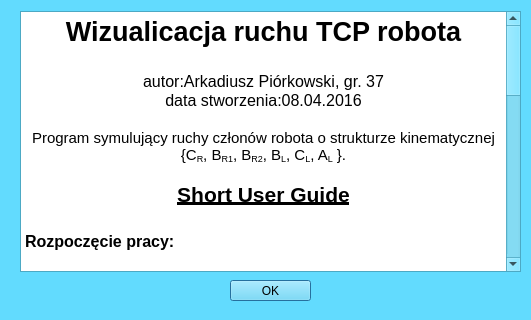
<?xml version="1.0" encoding="UTF-8"?>
<ui version="4.0">
 <class>InfoDialog</class>
 <widget class="QDialog" name="InfoDialog">
  <property name="geometry">
   <rect>
    <x>0</x>
    <y>0</y>
    <width>531</width>
    <height>320</height>
   </rect>
  </property>
  <property name="palette">
   <palette>
    <active>
     <colorrole role="WindowText">
      <brush brushstyle="SolidPattern">
       <color alpha="255">
        <red>0</red>
        <green>0</green>
        <blue>0</blue>
       </color>
      </brush>
     </colorrole>
     <colorrole role="Button">
      <brush brushstyle="SolidPattern">
       <color alpha="255">
        <red>98</red>
        <green>219</green>
        <blue>254</blue>
       </color>
      </brush>
     </colorrole>
     <colorrole role="Light">
      <brush brushstyle="SolidPattern">
       <color alpha="255">
        <red>225</red>
        <green>249</green>
        <blue>255</blue>
       </color>
      </brush>
     </colorrole>
     <colorrole role="Midlight">
      <brush brushstyle="SolidPattern">
       <color alpha="255">
        <red>161</red>
        <green>234</green>
        <blue>254</blue>
       </color>
      </brush>
     </colorrole>
     <colorrole role="Dark">
      <brush brushstyle="SolidPattern">
       <color alpha="255">
        <red>49</red>
        <green>109</green>
        <blue>127</blue>
       </color>
      </brush>
     </colorrole>
     <colorrole role="Mid">
      <brush brushstyle="SolidPattern">
       <color alpha="255">
        <red>65</red>
        <green>146</green>
        <blue>169</blue>
       </color>
      </brush>
     </colorrole>
     <colorrole role="Text">
      <brush brushstyle="SolidPattern">
       <color alpha="255">
        <red>0</red>
        <green>0</green>
        <blue>0</blue>
       </color>
      </brush>
     </colorrole>
     <colorrole role="BrightText">
      <brush brushstyle="SolidPattern">
       <color alpha="255">
        <red>255</red>
        <green>255</green>
        <blue>255</blue>
       </color>
      </brush>
     </colorrole>
     <colorrole role="ButtonText">
      <brush brushstyle="SolidPattern">
       <color alpha="255">
        <red>0</red>
        <green>0</green>
        <blue>0</blue>
       </color>
      </brush>
     </colorrole>
     <colorrole role="Base">
      <brush brushstyle="SolidPattern">
       <color alpha="255">
        <red>255</red>
        <green>255</green>
        <blue>255</blue>
       </color>
      </brush>
     </colorrole>
     <colorrole role="Window">
      <brush brushstyle="SolidPattern">
       <color alpha="255">
        <red>98</red>
        <green>219</green>
        <blue>254</blue>
       </color>
      </brush>
     </colorrole>
     <colorrole role="Shadow">
      <brush brushstyle="SolidPattern">
       <color alpha="255">
        <red>0</red>
        <green>0</green>
        <blue>0</blue>
       </color>
      </brush>
     </colorrole>
     <colorrole role="AlternateBase">
      <brush brushstyle="SolidPattern">
       <color alpha="255">
        <red>176</red>
        <green>237</green>
        <blue>254</blue>
       </color>
      </brush>
     </colorrole>
     <colorrole role="ToolTipBase">
      <brush brushstyle="SolidPattern">
       <color alpha="255">
        <red>255</red>
        <green>255</green>
        <blue>220</blue>
       </color>
      </brush>
     </colorrole>
     <colorrole role="ToolTipText">
      <brush brushstyle="SolidPattern">
       <color alpha="255">
        <red>0</red>
        <green>0</green>
        <blue>0</blue>
       </color>
      </brush>
     </colorrole>
    </active>
    <inactive>
     <colorrole role="WindowText">
      <brush brushstyle="SolidPattern">
       <color alpha="255">
        <red>0</red>
        <green>0</green>
        <blue>0</blue>
       </color>
      </brush>
     </colorrole>
     <colorrole role="Button">
      <brush brushstyle="SolidPattern">
       <color alpha="255">
        <red>98</red>
        <green>219</green>
        <blue>254</blue>
       </color>
      </brush>
     </colorrole>
     <colorrole role="Light">
      <brush brushstyle="SolidPattern">
       <color alpha="255">
        <red>225</red>
        <green>249</green>
        <blue>255</blue>
       </color>
      </brush>
     </colorrole>
     <colorrole role="Midlight">
      <brush brushstyle="SolidPattern">
       <color alpha="255">
        <red>161</red>
        <green>234</green>
        <blue>254</blue>
       </color>
      </brush>
     </colorrole>
     <colorrole role="Dark">
      <brush brushstyle="SolidPattern">
       <color alpha="255">
        <red>49</red>
        <green>109</green>
        <blue>127</blue>
       </color>
      </brush>
     </colorrole>
     <colorrole role="Mid">
      <brush brushstyle="SolidPattern">
       <color alpha="255">
        <red>65</red>
        <green>146</green>
        <blue>169</blue>
       </color>
      </brush>
     </colorrole>
     <colorrole role="Text">
      <brush brushstyle="SolidPattern">
       <color alpha="255">
        <red>0</red>
        <green>0</green>
        <blue>0</blue>
       </color>
      </brush>
     </colorrole>
     <colorrole role="BrightText">
      <brush brushstyle="SolidPattern">
       <color alpha="255">
        <red>255</red>
        <green>255</green>
        <blue>255</blue>
       </color>
      </brush>
     </colorrole>
     <colorrole role="ButtonText">
      <brush brushstyle="SolidPattern">
       <color alpha="255">
        <red>0</red>
        <green>0</green>
        <blue>0</blue>
       </color>
      </brush>
     </colorrole>
     <colorrole role="Base">
      <brush brushstyle="SolidPattern">
       <color alpha="255">
        <red>255</red>
        <green>255</green>
        <blue>255</blue>
       </color>
      </brush>
     </colorrole>
     <colorrole role="Window">
      <brush brushstyle="SolidPattern">
       <color alpha="255">
        <red>98</red>
        <green>219</green>
        <blue>254</blue>
       </color>
      </brush>
     </colorrole>
     <colorrole role="Shadow">
      <brush brushstyle="SolidPattern">
       <color alpha="255">
        <red>0</red>
        <green>0</green>
        <blue>0</blue>
       </color>
      </brush>
     </colorrole>
     <colorrole role="AlternateBase">
      <brush brushstyle="SolidPattern">
       <color alpha="255">
        <red>176</red>
        <green>237</green>
        <blue>254</blue>
       </color>
      </brush>
     </colorrole>
     <colorrole role="ToolTipBase">
      <brush brushstyle="SolidPattern">
       <color alpha="255">
        <red>255</red>
        <green>255</green>
        <blue>220</blue>
       </color>
      </brush>
     </colorrole>
     <colorrole role="ToolTipText">
      <brush brushstyle="SolidPattern">
       <color alpha="255">
        <red>0</red>
        <green>0</green>
        <blue>0</blue>
       </color>
      </brush>
     </colorrole>
    </inactive>
    <disabled>
     <colorrole role="WindowText">
      <brush brushstyle="SolidPattern">
       <color alpha="255">
        <red>49</red>
        <green>109</green>
        <blue>127</blue>
       </color>
      </brush>
     </colorrole>
     <colorrole role="Button">
      <brush brushstyle="SolidPattern">
       <color alpha="255">
        <red>98</red>
        <green>219</green>
        <blue>254</blue>
       </color>
      </brush>
     </colorrole>
     <colorrole role="Light">
      <brush brushstyle="SolidPattern">
       <color alpha="255">
        <red>225</red>
        <green>249</green>
        <blue>255</blue>
       </color>
      </brush>
     </colorrole>
     <colorrole role="Midlight">
      <brush brushstyle="SolidPattern">
       <color alpha="255">
        <red>161</red>
        <green>234</green>
        <blue>254</blue>
       </color>
      </brush>
     </colorrole>
     <colorrole role="Dark">
      <brush brushstyle="SolidPattern">
       <color alpha="255">
        <red>49</red>
        <green>109</green>
        <blue>127</blue>
       </color>
      </brush>
     </colorrole>
     <colorrole role="Mid">
      <brush brushstyle="SolidPattern">
       <color alpha="255">
        <red>65</red>
        <green>146</green>
        <blue>169</blue>
       </color>
      </brush>
     </colorrole>
     <colorrole role="Text">
      <brush brushstyle="SolidPattern">
       <color alpha="255">
        <red>49</red>
        <green>109</green>
        <blue>127</blue>
       </color>
      </brush>
     </colorrole>
     <colorrole role="BrightText">
      <brush brushstyle="SolidPattern">
       <color alpha="255">
        <red>255</red>
        <green>255</green>
        <blue>255</blue>
       </color>
      </brush>
     </colorrole>
     <colorrole role="ButtonText">
      <brush brushstyle="SolidPattern">
       <color alpha="255">
        <red>49</red>
        <green>109</green>
        <blue>127</blue>
       </color>
      </brush>
     </colorrole>
     <colorrole role="Base">
      <brush brushstyle="SolidPattern">
       <color alpha="255">
        <red>98</red>
        <green>219</green>
        <blue>254</blue>
       </color>
      </brush>
     </colorrole>
     <colorrole role="Window">
      <brush brushstyle="SolidPattern">
       <color alpha="255">
        <red>98</red>
        <green>219</green>
        <blue>254</blue>
       </color>
      </brush>
     </colorrole>
     <colorrole role="Shadow">
      <brush brushstyle="SolidPattern">
       <color alpha="255">
        <red>0</red>
        <green>0</green>
        <blue>0</blue>
       </color>
      </brush>
     </colorrole>
     <colorrole role="AlternateBase">
      <brush brushstyle="SolidPattern">
       <color alpha="255">
        <red>98</red>
        <green>219</green>
        <blue>254</blue>
       </color>
      </brush>
     </colorrole>
     <colorrole role="ToolTipBase">
      <brush brushstyle="SolidPattern">
       <color alpha="255">
        <red>255</red>
        <green>255</green>
        <blue>220</blue>
       </color>
      </brush>
     </colorrole>
     <colorrole role="ToolTipText">
      <brush brushstyle="SolidPattern">
       <color alpha="255">
        <red>0</red>
        <green>0</green>
        <blue>0</blue>
       </color>
      </brush>
     </colorrole>
    </disabled>
   </palette>
  </property>
  <property name="windowTitle">
   <string>Dialog</string>
  </property>
  <widget class="QDialogButtonBox" name="buttonBox">
   <property name="enabled">
    <bool>true</bool>
   </property>
   <property name="geometry">
    <rect>
     <x>230</x>
     <y>280</y>
     <width>81</width>
     <height>21</height>
    </rect>
   </property>
   <property name="orientation">
    <enum>Qt::Vertical</enum>
   </property>
   <property name="standardButtons">
    <set>QDialogButtonBox::Ok</set>
   </property>
   <property name="centerButtons">
    <bool>false</bool>
   </property>
  </widget>
  <widget class="QTextBrowser" name="textBrowser">
   <property name="geometry">
    <rect>
     <x>20</x>
     <y>11</y>
     <width>501</width>
     <height>261</height>
    </rect>
   </property>
   <property name="html">
    <string>&lt;!DOCTYPE HTML PUBLIC &quot;-//W3C//DTD HTML 4.0//EN&quot; &quot;http://www.w3.org/TR/REC-html40/strict.dtd&quot;&gt;
&lt;html&gt;&lt;head&gt;&lt;meta name=&quot;qrichtext&quot; content=&quot;1&quot; /&gt;&lt;style type=&quot;text/css&quot;&gt;
p, li { white-space: pre-wrap; }
&lt;/style&gt;&lt;/head&gt;&lt;body style=&quot; font-family:'Ubuntu'; font-size:11pt; font-weight:400; font-style:normal;&quot;&gt;
&lt;p align=&quot;center&quot; style=&quot; margin-top:0px; margin-bottom:0px; margin-left:0px; margin-right:0px; -qt-block-indent:0; text-indent:0px;&quot;&gt;&lt;span style=&quot; font-size:20pt; font-weight:600;&quot;&gt;Wizualicacja ruchu TCP robota&lt;/span&gt;&lt;/p&gt;
&lt;p align=&quot;center&quot; style=&quot;-qt-paragraph-type:empty; margin-top:0px; margin-bottom:0px; margin-left:0px; margin-right:0px; -qt-block-indent:0; text-indent:0px; font-size:16pt; font-weight:600;&quot;&gt;&lt;br /&gt;&lt;/p&gt;
&lt;p align=&quot;center&quot; style=&quot; margin-top:0px; margin-bottom:0px; margin-left:0px; margin-right:0px; -qt-block-indent:0; text-indent:0px;&quot;&gt;&lt;span style=&quot; font-family:'MS Shell Dlg 2'; font-size:12pt;&quot;&gt;autor:Arkadiusz Piórkowski, gr. 37&lt;/span&gt;&lt;/p&gt;
&lt;p align=&quot;center&quot; style=&quot; margin-top:0px; margin-bottom:0px; margin-left:0px; margin-right:0px; -qt-block-indent:0; text-indent:0px;&quot;&gt;&lt;span style=&quot; font-family:'MS Shell Dlg 2'; font-size:12pt;&quot;&gt;data stworzenia:08.04.2016&lt;/span&gt;&lt;/p&gt;
&lt;p align=&quot;center&quot; style=&quot;-qt-paragraph-type:empty; margin-top:0px; margin-bottom:0px; margin-left:0px; margin-right:0px; -qt-block-indent:0; text-indent:0px; font-family:'MS Shell Dlg 2'; font-size:12pt;&quot;&gt;&lt;br /&gt;&lt;/p&gt;
&lt;p align=&quot;center&quot; style=&quot; margin-top:0px; margin-bottom:0px; margin-left:0px; margin-right:0px; -qt-block-indent:0; text-indent:0px;&quot;&gt;&lt;span style=&quot; font-family:'MS Shell Dlg 2';&quot;&gt;Program symulujący ruchy członów robota o strukturze kinematycznej {C&lt;/span&gt;&lt;span style=&quot; font-family:'MS Shell Dlg 2'; vertical-align:sub;&quot;&gt;R&lt;/span&gt;&lt;span style=&quot; font-family:'MS Shell Dlg 2';&quot;&gt;, B&lt;/span&gt;&lt;span style=&quot; font-family:'MS Shell Dlg 2'; vertical-align:sub;&quot;&gt;R1&lt;/span&gt;&lt;span style=&quot; font-family:'MS Shell Dlg 2';&quot;&gt;, B&lt;/span&gt;&lt;span style=&quot; font-family:'MS Shell Dlg 2'; vertical-align:sub;&quot;&gt;R2&lt;/span&gt;&lt;span style=&quot; font-family:'MS Shell Dlg 2';&quot;&gt;, B&lt;/span&gt;&lt;span style=&quot; font-family:'MS Shell Dlg 2'; vertical-align:sub;&quot;&gt;L&lt;/span&gt;&lt;span style=&quot; font-family:'MS Shell Dlg 2';&quot;&gt;, C&lt;/span&gt;&lt;span style=&quot; font-family:'MS Shell Dlg 2'; vertical-align:sub;&quot;&gt;L&lt;/span&gt;&lt;span style=&quot; font-family:'MS Shell Dlg 2';&quot;&gt;, A&lt;/span&gt;&lt;span style=&quot; font-family:'MS Shell Dlg 2'; vertical-align:sub;&quot;&gt;L&lt;/span&gt;&lt;span style=&quot; font-family:'MS Shell Dlg 2';&quot;&gt; }.&lt;/span&gt;&lt;/p&gt;
&lt;p align=&quot;center&quot; style=&quot;-qt-paragraph-type:empty; margin-top:0px; margin-bottom:0px; margin-left:0px; margin-right:0px; -qt-block-indent:0; text-indent:0px; font-family:'MS Shell Dlg 2';&quot;&gt;&lt;br /&gt;&lt;/p&gt;
&lt;p align=&quot;center&quot; style=&quot; margin-top:0px; margin-bottom:0px; margin-left:0px; margin-right:0px; -qt-block-indent:0; text-indent:0px;&quot;&gt;&lt;span style=&quot; font-family:'MS Shell Dlg 2'; font-size:16pt; font-weight:600; text-decoration: underline;&quot;&gt;Short User Guide&lt;/span&gt;&lt;/p&gt;
&lt;p style=&quot;-qt-paragraph-type:empty; margin-top:0px; margin-bottom:0px; margin-left:0px; margin-right:0px; -qt-block-indent:0; text-indent:0px; font-family:'MS Shell Dlg 2'; font-size:16pt; font-weight:600; text-decoration: underline;&quot;&gt;&lt;br /&gt;&lt;/p&gt;
&lt;p style=&quot; margin-top:0px; margin-bottom:0px; margin-left:0px; margin-right:0px; -qt-block-indent:0; text-indent:0px;&quot;&gt;&lt;span style=&quot; font-family:'MS Shell Dlg 2'; font-size:12pt; font-weight:600;&quot;&gt;Rozpoczęcie pracy:&lt;/span&gt;&lt;/p&gt;
&lt;p style=&quot;-qt-paragraph-type:empty; margin-top:0px; margin-bottom:0px; margin-left:0px; margin-right:0px; -qt-block-indent:0; text-indent:0px; font-family:'MS Shell Dlg 2'; font-size:12pt; font-weight:600;&quot;&gt;&lt;br /&gt;&lt;/p&gt;
&lt;p style=&quot; margin-top:0px; margin-bottom:0px; margin-left:0px; margin-right:0px; -qt-block-indent:0; text-indent:0px;&quot;&gt;&lt;span style=&quot; font-family:'MS Shell Dlg 2'; font-size:12pt;&quot;&gt;1.W oknie głównym programu możliwe jest ustawienie parametrów geometrycznych części regionalnej i lokalnej mechanizmu, ustawienia wektora podejścia. Program umożliwia także wprowadzenie kryterów wyboru sposobu realizacji ruchu. Aby zakuatlizować wprowadzone parametry należy wcisnąć przycisk &lt;/span&gt;&lt;span style=&quot; font-family:'MS Shell Dlg 2'; font-size:12pt; font-weight:600;&quot;&gt;Zatwierdzenie parametrów&lt;/span&gt;&lt;span style=&quot; font-family:'MS Shell Dlg 2'; font-size:12pt;&quot;&gt;. &lt;/span&gt;&lt;/p&gt;
&lt;p style=&quot;-qt-paragraph-type:empty; margin-top:0px; margin-bottom:0px; margin-left:0px; margin-right:0px; -qt-block-indent:0; text-indent:0px; font-family:'MS Shell Dlg 2'; font-size:12pt;&quot;&gt;&lt;br /&gt;&lt;/p&gt;
&lt;p style=&quot; margin-top:0px; margin-bottom:0px; margin-left:0px; margin-right:0px; -qt-block-indent:0; text-indent:0px;&quot;&gt;&lt;span style=&quot; font-family:'MS Shell Dlg 2'; font-size:12pt;&quot;&gt;2.W ramce znajdującej się po lewej stronie okna na dole należy wcisnąć przycisk &lt;/span&gt;&lt;span style=&quot; font-family:'MS Shell Dlg 2'; font-size:12pt; font-weight:600;&quot;&gt;Edytuj punkty&lt;/span&gt;&lt;span style=&quot; font-family:'MS Shell Dlg 2'; font-size:12pt;&quot;&gt; w celu wprowadzenia współrzędnych kartezjańskich punktów trajektorii ruchu. Trzeba wprowadzić współrzędne conajmniej &lt;/span&gt;&lt;span style=&quot; font-family:'MS Shell Dlg 2'; font-size:12pt; font-weight:600;&quot;&gt;Punktu początkowego &lt;/span&gt;&lt;span style=&quot; font-family:'MS Shell Dlg 2'; font-size:12pt;&quot;&gt;i &lt;/span&gt;&lt;span style=&quot; font-family:'MS Shell Dlg 2'; font-size:12pt; font-weight:600;&quot;&gt;Punktu końcowego&lt;/span&gt;&lt;span style=&quot; font-family:'MS Shell Dlg 2'; font-size:12pt;&quot;&gt;, a także &lt;/span&gt;&lt;span style=&quot; font-family:'MS Shell Dlg 2'; font-size:12pt; font-weight:600;&quot;&gt;Liczbę punktów w interpolacji&lt;/span&gt;&lt;span style=&quot; font-family:'MS Shell Dlg 2'; font-size:12pt;&quot;&gt;, która przedstawia sume liczby punktów podporowych i granicznych. Program realizuje interpolacje liniową. Zatwierdzenie podanych punktów następuje po wciśnięciu przycisku &lt;/span&gt;&lt;span style=&quot; font-family:'MS Shell Dlg 2'; font-size:12pt; font-weight:600;&quot;&gt;Dodaj punkt&lt;/span&gt;&lt;span style=&quot; font-family:'MS Shell Dlg 2'; font-size:12pt;&quot;&gt;. Kolejne punkty można dodawać poprzez wprowadzenie współrzednych &lt;/span&gt;&lt;span style=&quot; font-family:'MS Shell Dlg 2'; font-size:12pt; font-weight:600;&quot;&gt;Następnego punktu &lt;/span&gt;&lt;span style=&quot; font-family:'MS Shell Dlg 2'; font-size:12pt;&quot;&gt;i &lt;/span&gt;&lt;span style=&quot; font-family:'MS Shell Dlg 2'; font-size:12pt; font-weight:600;&quot;&gt;Liczby punktów w interpolacji&lt;/span&gt;&lt;span style=&quot; font-family:'MS Shell Dlg 2'; font-size:12pt;&quot;&gt;, a następnie ponownym wciśnięciu przycisku &lt;/span&gt;&lt;span style=&quot; font-family:'MS Shell Dlg 2'; font-size:12pt; font-weight:600;&quot;&gt;Dodaj punkt&lt;/span&gt;&lt;span style=&quot; font-family:'MS Shell Dlg 2'; font-size:12pt;&quot;&gt;(poprzednio wprowadzony punkt staje się punktem przejściowym ruchu). Zakończ edycję przyciskiem &lt;/span&gt;&lt;span style=&quot; font-family:'MS Shell Dlg 2'; font-size:12pt; font-weight:600;&quot;&gt;OK&lt;/span&gt;&lt;span style=&quot; font-family:'MS Shell Dlg 2'; font-size:12pt;&quot;&gt;.&lt;/span&gt;&lt;/p&gt;
&lt;p style=&quot;-qt-paragraph-type:empty; margin-top:0px; margin-bottom:0px; margin-left:0px; margin-right:0px; -qt-block-indent:0; text-indent:0px; font-family:'MS Shell Dlg 2'; font-size:12pt;&quot;&gt;&lt;br /&gt;&lt;/p&gt;
&lt;p style=&quot; margin-top:0px; margin-bottom:0px; margin-left:0px; margin-right:0px; -qt-block-indent:0; text-indent:0px;&quot;&gt;&lt;span style=&quot; font-family:'MS Shell Dlg 2'; font-size:12pt; font-weight:600;&quot;&gt;Rozpoczęcie wizualizacji:&lt;/span&gt;&lt;/p&gt;
&lt;p style=&quot;-qt-paragraph-type:empty; margin-top:0px; margin-bottom:0px; margin-left:0px; margin-right:0px; -qt-block-indent:0; text-indent:0px; font-family:'MS Shell Dlg 2'; font-size:12pt; font-weight:600;&quot;&gt;&lt;br /&gt;&lt;/p&gt;
&lt;p style=&quot; margin-top:0px; margin-bottom:0px; margin-left:0px; margin-right:0px; -qt-block-indent:0; text-indent:0px;&quot;&gt;&lt;span style=&quot; font-family:'MS Shell Dlg 2'; font-size:12pt;&quot;&gt;1. Przed rozpoczęciem wizualizacji należy ustawić &lt;/span&gt;&lt;span style=&quot; font-family:'MS Shell Dlg 2'; font-size:12pt; font-weight:600;&quot;&gt;Szybkość animacji&lt;/span&gt;&lt;span style=&quot; font-family:'MS Shell Dlg 2'; font-size:12pt;&quot;&gt; w zakresie od 1 do 10.&lt;/span&gt;&lt;/p&gt;
&lt;p style=&quot; margin-top:0px; margin-bottom:0px; margin-left:0px; margin-right:0px; -qt-block-indent:0; text-indent:0px;&quot;&gt;&lt;span style=&quot; font-family:'MS Shell Dlg 2'; font-size:12pt;&quot;&gt;2. Po wciśnięciu przycisku &lt;/span&gt;&lt;span style=&quot; font-family:'MS Shell Dlg 2'; font-size:12pt; font-weight:600;&quot;&gt;Generuj animacje i wykresy&lt;/span&gt;&lt;span style=&quot; font-family:'MS Shell Dlg 2'; font-size:12pt;&quot;&gt; następuje wizualizacja ruchu robota i wykresów przedtsawiajacych współrzędne maszynowe. Za pomocą suwaka można pokazać ułożenie członów robota dla określonych punktów interpolacji. W tym momencie program rozwiąże odwrotne zadanie kinematyki.&lt;/span&gt;&lt;/p&gt;
&lt;p style=&quot;-qt-paragraph-type:empty; margin-top:0px; margin-bottom:0px; margin-left:0px; margin-right:0px; -qt-block-indent:0; text-indent:0px; font-family:'MS Shell Dlg 2'; font-size:12pt; font-weight:600;&quot;&gt;&lt;br /&gt;&lt;/p&gt;
&lt;p style=&quot; margin-top:0px; margin-bottom:0px; margin-left:0px; margin-right:0px; -qt-block-indent:0; text-indent:0px;&quot;&gt;&lt;span style=&quot; font-family:'MS Shell Dlg 2'; font-size:12pt; font-weight:600;&quot;&gt;Szczegółowa dokumentacja programu znajduje się w pliku &amp;quot;UserGuide.pdf&amp;quot;.&lt;/span&gt;&lt;/p&gt;&lt;/body&gt;&lt;/html&gt;</string>
   </property>
  </widget>
 </widget>
 <resources/>
 <connections>
  <connection>
   <sender>buttonBox</sender>
   <signal>accepted()</signal>
   <receiver>InfoDialog</receiver>
   <slot>accept()</slot>
   <hints>
    <hint type="sourcelabel">
     <x>248</x>
     <y>254</y>
    </hint>
    <hint type="destinationlabel">
     <x>157</x>
     <y>274</y>
    </hint>
   </hints>
  </connection>
  <connection>
   <sender>buttonBox</sender>
   <signal>rejected()</signal>
   <receiver>InfoDialog</receiver>
   <slot>reject()</slot>
   <hints>
    <hint type="sourcelabel">
     <x>316</x>
     <y>260</y>
    </hint>
    <hint type="destinationlabel">
     <x>286</x>
     <y>274</y>
    </hint>
   </hints>
  </connection>
 </connections>
</ui>
